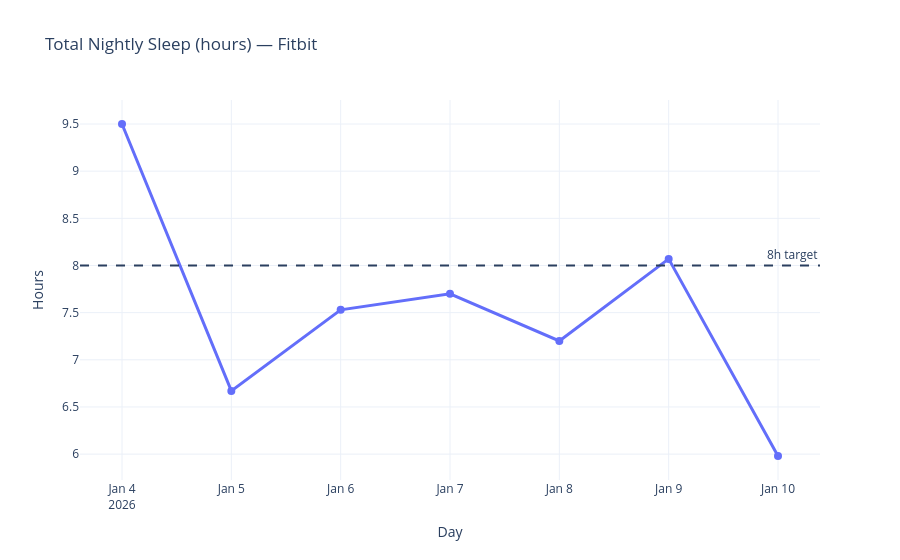
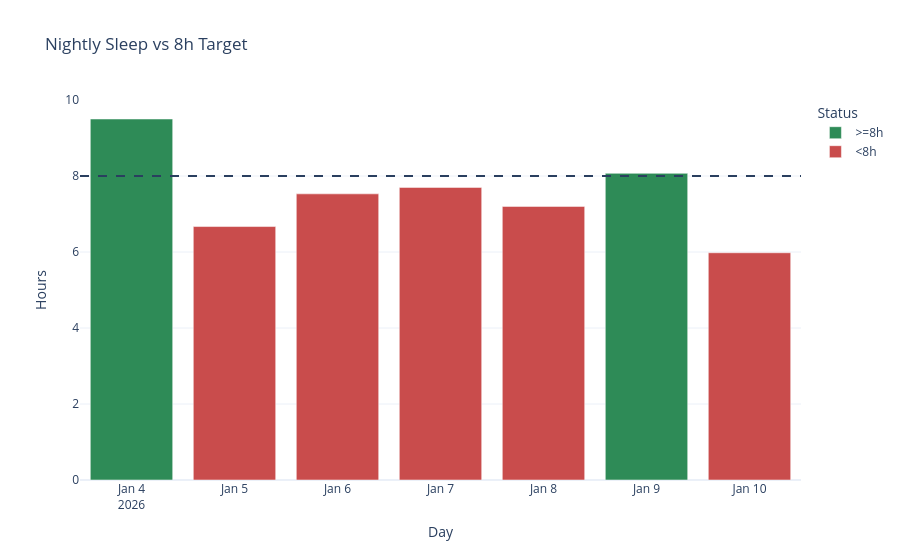
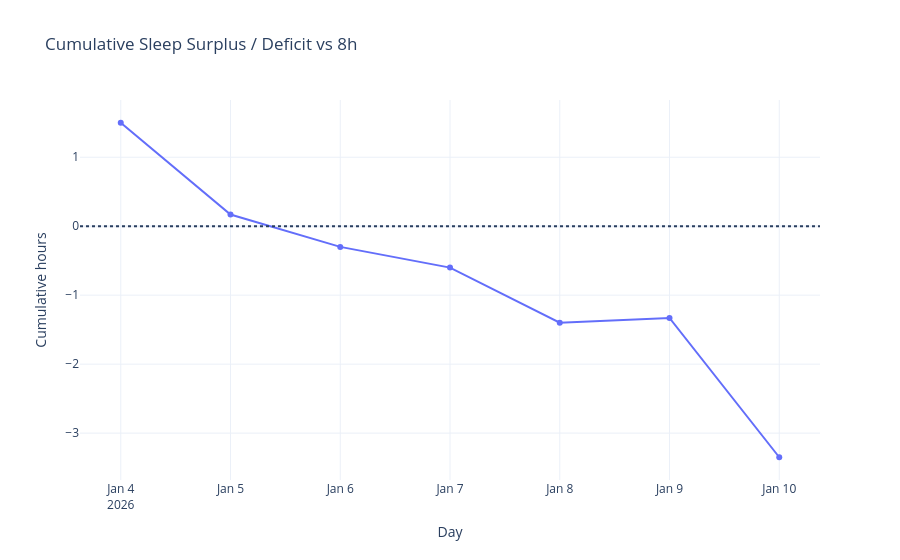

Write notebook code for charts like these, in order.
### Code cell
target_hours = 8.0

avg_hours = df['total_hours_decimal'].mean()
print(f"Average nightly sleep: {avg_hours:.2f} h")

# 1) Total sleep trend with target
fig = px.line(
    df,
    x='day',
    y='total_hours_decimal',
    markers=True,
    title='Total Nightly Sleep (hours) — Fitbit'
)
fig.add_hline(y=target_hours, line_dash='dash', annotation_text='8h target')
fig.update_traces(line=dict(width=3), marker=dict(size=8))
fig.update_layout(template='plotly_white', xaxis_title='Day', yaxis_title='Hours', hovermode='x unified')
fig.show()

# 2) Bar view colored by target hit/miss
bar_df = df.copy()
bar_df['status'] = bar_df['total_hours_decimal'].apply(lambda v: '>=8h' if v >= target_hours else '<8h')
fig2 = px.bar(
    bar_df,
    x='day',
    y='total_hours_decimal',
    color='status',
    color_discrete_map={'>=8h': '#2E8B57', '<8h': '#C94C4C'},
    title='Nightly Sleep vs 8h Target'
)
fig2.add_hline(y=target_hours, line_dash='dash')
fig2.update_layout(template='plotly_white', xaxis_title='Day', yaxis_title='Hours', legend_title='Status')
fig2.show()

# 3) Cumulative sleep surplus/deficit trend
delta_df = df.copy()
delta_df['hours_vs_target'] = delta_df['total_hours_decimal'] - target_hours
delta_df['cumulative_vs_target'] = delta_df['hours_vs_target'].cumsum()
fig3 = px.line(
    delta_df,
    x='day',
    y='cumulative_vs_target',
    markers=True,
    title='Cumulative Sleep Surplus / Deficit vs 8h'
)
fig3.add_hline(y=0, line_dash='dot')
fig3.update_layout(template='plotly_white', xaxis_title='Day', yaxis_title='Cumulative hours', hovermode='x unified')
fig3.show()

### Figure 1 — Plotly figure (JSON) as saved in the notebook; plotly's stock layout.template omitted (floating-point values rounded to 4 significant figures)
{"data": [{"hovertemplate": "day=%{x}<br>total_hours_decimal=%{y}<extra></extra>", "legendgroup": "", "line": {"color": "#636efa", "dash": "solid", "width": 3}, "marker": {"size": 8, "symbol": "circle"}, "mode": "lines+markers", "name": "", "orientation": "v", "showlegend": false, "type": "scatter", "x": ["2026-01-04T00:00:00", "2026-01-05T00:00:00", "2026-01-06T00:00:00", "2026-01-07T00:00:00", "2026-01-08T00:00:00", "2026-01-09T00:00:00", "2026-01-10T00:00:00"], "xaxis": "x", "y": [9.5, 6.67, 7.53, 7.7, 7.2, 8.07, 5.98], "yaxis": "y"}], "layout": {"annotations": [{"showarrow": false, "text": "8h target", "x": 1, "xanchor": "right", "xref": "x domain", "y": 8, "yanchor": "bottom", "yref": "y"}], "hovermode": "x unified", "legend": {"tracegroupgap": 0}, "shapes": [{"line": {"dash": "dash"}, "type": "line", "x0": 0, "x1": 1, "xref": "x domain", "y0": 8, "y1": 8, "yref": "y"}], "title": {"text": "Total Nightly Sleep (hours) — Fitbit"}, "xaxis": {"anchor": "y", "domain": [0, 1], "title": {"text": "Day"}}, "yaxis": {"anchor": "x", "domain": [0, 1], "title": {"text": "Hours"}}}}

### Figure 2 — Plotly figure (JSON) as saved in the notebook; plotly's stock layout.template omitted (floating-point values rounded to 4 significant figures)
{"data": [{"hovertemplate": "status=>=8h<br>day=%{x}<br>total_hours_decimal=%{y}<extra></extra>", "legendgroup": ">=8h", "marker": {"color": "#2E8B57", "pattern": {"shape": ""}}, "name": ">=8h", "orientation": "v", "showlegend": true, "textposition": "auto", "type": "bar", "x": ["2026-01-04T00:00:00", "2026-01-09T00:00:00"], "xaxis": "x", "y": [9.5, 8.07], "yaxis": "y"}, {"hovertemplate": "status=<8h<br>day=%{x}<br>total_hours_decimal=%{y}<extra></extra>", "legendgroup": "<8h", "marker": {"color": "#C94C4C", "pattern": {"shape": ""}}, "name": "<8h", "orientation": "v", "showlegend": true, "textposition": "auto", "type": "bar", "x": ["2026-01-05T00:00:00", "2026-01-06T00:00:00", "2026-01-07T00:00:00", "2026-01-08T00:00:00", "2026-01-10T00:00:00"], "xaxis": "x", "y": [6.67, 7.53, 7.7, 7.2, 5.98], "yaxis": "y"}], "layout": {"barmode": "relative", "legend": {"title": {"text": "Status"}, "tracegroupgap": 0}, "shapes": [{"line": {"dash": "dash"}, "type": "line", "x0": 0, "x1": 1, "xref": "x domain", "y0": 8, "y1": 8, "yref": "y"}], "title": {"text": "Nightly Sleep vs 8h Target"}, "xaxis": {"anchor": "y", "domain": [0, 1], "title": {"text": "Day"}}, "yaxis": {"anchor": "x", "domain": [0, 1], "title": {"text": "Hours"}}}}

### Figure 3 — Plotly figure (JSON) as saved in the notebook; plotly's stock layout.template omitted (floating-point values rounded to 4 significant figures)
{"data": [{"hovertemplate": "day=%{x}<br>cumulative_vs_target=%{y}<extra></extra>", "legendgroup": "", "line": {"color": "#636efa", "dash": "solid"}, "marker": {"symbol": "circle"}, "mode": "lines+markers", "name": "", "orientation": "v", "showlegend": false, "type": "scatter", "x": ["2026-01-04T00:00:00", "2026-01-05T00:00:00", "2026-01-06T00:00:00", "2026-01-07T00:00:00", "2026-01-08T00:00:00", "2026-01-09T00:00:00", "2026-01-10T00:00:00"], "xaxis": "x", "y": [1.5, 0.17, -0.3, -0.6, -1.4, -1.33, -3.35], "yaxis": "y"}], "layout": {"hovermode": "x unified", "legend": {"tracegroupgap": 0}, "shapes": [{"line": {"dash": "dot"}, "type": "line", "x0": 0, "x1": 1, "xref": "x domain", "y0": 0, "y1": 0, "yref": "y"}], "title": {"text": "Cumulative Sleep Surplus / Deficit vs 8h"}, "xaxis": {"anchor": "y", "domain": [0, 1], "title": {"text": "Day"}}, "yaxis": {"anchor": "x", "domain": [0, 1], "title": {"text": "Cumulative hours"}}}}
